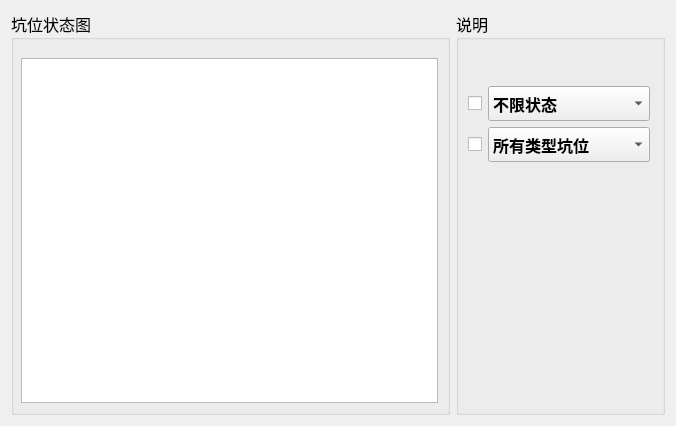
<?xml version="1.0" encoding="UTF-8"?>
<ui version="4.0">
 <class>ProManage</class>
 <widget class="QWidget" name="ProManage">
  <property name="geometry">
   <rect>
    <x>0</x>
    <y>0</y>
    <width>676</width>
    <height>426</height>
   </rect>
  </property>
  <property name="windowTitle">
   <string>Form</string>
  </property>
  <layout class="QVBoxLayout" name="verticalLayout_4">
   <item>
    <layout class="QHBoxLayout" name="horizontalLayout_5">
     <item>
      <layout class="QVBoxLayout" name="verticalLayout_3">
       <item>
        <widget class="QGroupBox" name="groupBox">
         <property name="font">
          <font>
           <family>楷体</family>
           <pointsize>12</pointsize>
          </font>
         </property>
         <property name="title">
          <string>坑位状态图</string>
         </property>
         <layout class="QHBoxLayout" name="horizontalLayout">
          <property name="leftMargin">
           <number>7</number>
          </property>
          <property name="topMargin">
           <number>18</number>
          </property>
          <item>
           <widget class="QTableView" name="tableView">
            <attribute name="verticalHeaderDefaultSectionSize">
             <number>30</number>
            </attribute>
            <attribute name="verticalHeaderMinimumSectionSize">
             <number>20</number>
            </attribute>
           </widget>
          </item>
         </layout>
        </widget>
       </item>
      </layout>
     </item>
     <item>
      <widget class="QGroupBox" name="groupBox_2">
       <property name="minimumSize">
        <size>
         <width>130</width>
         <height>0</height>
        </size>
       </property>
       <property name="font">
        <font>
         <family>楷体</family>
         <pointsize>12</pointsize>
        </font>
       </property>
       <property name="title">
        <string>说明</string>
       </property>
       <layout class="QVBoxLayout" name="verticalLayout_2">
        <property name="topMargin">
         <number>20</number>
        </property>
        <property name="rightMargin">
         <number>12</number>
        </property>
        <item>
         <widget class="QLabel" name="Datetimelabel">
          <property name="font">
           <font>
            <pointsize>11</pointsize>
            <weight>75</weight>
            <bold>true</bold>
           </font>
          </property>
          <property name="text">
           <string/>
          </property>
         </widget>
        </item>
        <item>
         <layout class="QVBoxLayout" name="verticalLayout">
          <item>
           <layout class="QHBoxLayout" name="horizontalLayout_2">
            <item>
             <widget class="QCheckBox" name="checkBox">
              <property name="sizePolicy">
               <sizepolicy hsizetype="Maximum" vsizetype="Fixed">
                <horstretch>0</horstretch>
                <verstretch>0</verstretch>
               </sizepolicy>
              </property>
              <property name="text">
               <string/>
              </property>
             </widget>
            </item>
            <item>
             <widget class="QComboBox" name="comboBoxRoomStatus">
              <property name="minimumSize">
               <size>
                <width>120</width>
                <height>35</height>
               </size>
              </property>
              <property name="font">
               <font>
                <weight>75</weight>
                <bold>true</bold>
               </font>
              </property>
              <property name="cursor">
               <cursorShape>OpenHandCursor</cursorShape>
              </property>
              <item>
               <property name="text">
                <string>不限状态</string>
               </property>
              </item>
              <item>
               <property name="text">
                <string>限空坑位</string>
               </property>
              </item>
              <item>
               <property name="text">
                <string>限满坑位</string>
               </property>
              </item>
              <item>
               <property name="text">
                <string>限维修坑位</string>
               </property>
              </item>
             </widget>
            </item>
           </layout>
          </item>
          <item>
           <layout class="QHBoxLayout" name="horizontalLayout_3"/>
          </item>
          <item>
           <layout class="QHBoxLayout" name="horizontalLayout_4">
            <item>
             <widget class="QCheckBox" name="checkBox_3">
              <property name="sizePolicy">
               <sizepolicy hsizetype="Maximum" vsizetype="Fixed">
                <horstretch>0</horstretch>
                <verstretch>0</verstretch>
               </sizepolicy>
              </property>
              <property name="text">
               <string/>
              </property>
             </widget>
            </item>
            <item>
             <widget class="QComboBox" name="comboBoxRoomType">
              <property name="minimumSize">
               <size>
                <width>120</width>
                <height>35</height>
               </size>
              </property>
              <property name="font">
               <font>
                <weight>75</weight>
                <bold>true</bold>
               </font>
              </property>
              <property name="cursor">
               <cursorShape>OpenHandCursor</cursorShape>
              </property>
              <item>
               <property name="text">
                <string>所有类型坑位</string>
               </property>
              </item>
              <item>
               <property name="text">
                <string>(1)低调奢华有内涵</string>
               </property>
               <property name="icon">
                <iconset resource="image.qrc">
                 <normaloff>:/image/roomtype/signal.png</normaloff>:/image/roomtype/signal.png</iconset>
               </property>
              </item>
              <item>
               <property name="text">
                <string>(2)杰哥之家</string>
               </property>
               <property name="icon">
                <iconset resource="image.qrc">
                 <normaloff>:/image/roomtype/double.png</normaloff>:/image/roomtype/double.png</iconset>
               </property>
              </item>
              <item>
               <property name="text">
                <string>(3)比奇堡三剑客</string>
               </property>
               <property name="icon">
                <iconset resource="image.qrc">
                 <normaloff>:/image/roomtype/luxury.png</normaloff>:/image/roomtype/luxury.png</iconset>
               </property>
              </item>
              <item>
               <property name="text">
                <string>(4)米奇妙妙屋</string>
               </property>
               <property name="icon">
                <iconset resource="image.qrc">
                 <normaloff>:/image/roomtype/president.png</normaloff>:/image/roomtype/president.png</iconset>
               </property>
              </item>
             </widget>
            </item>
           </layout>
          </item>
          <item>
           <widget class="QLabel" name="labelRoomNo">
            <property name="font">
             <font>
              <pointsize>12</pointsize>
              <weight>75</weight>
              <bold>true</bold>
             </font>
            </property>
            <property name="text">
             <string/>
            </property>
            <property name="alignment">
             <set>Qt::AlignCenter</set>
            </property>
           </widget>
          </item>
          <item>
           <spacer name="verticalSpacer">
            <property name="orientation">
             <enum>Qt::Vertical</enum>
            </property>
            <property name="sizeHint" stdset="0">
             <size>
              <width>20</width>
              <height>40</height>
             </size>
            </property>
           </spacer>
          </item>
         </layout>
        </item>
       </layout>
      </widget>
     </item>
    </layout>
   </item>
  </layout>
 </widget>
 <resources>
  <include location="image.qrc"/>
 </resources>
 <connections/>
</ui>
